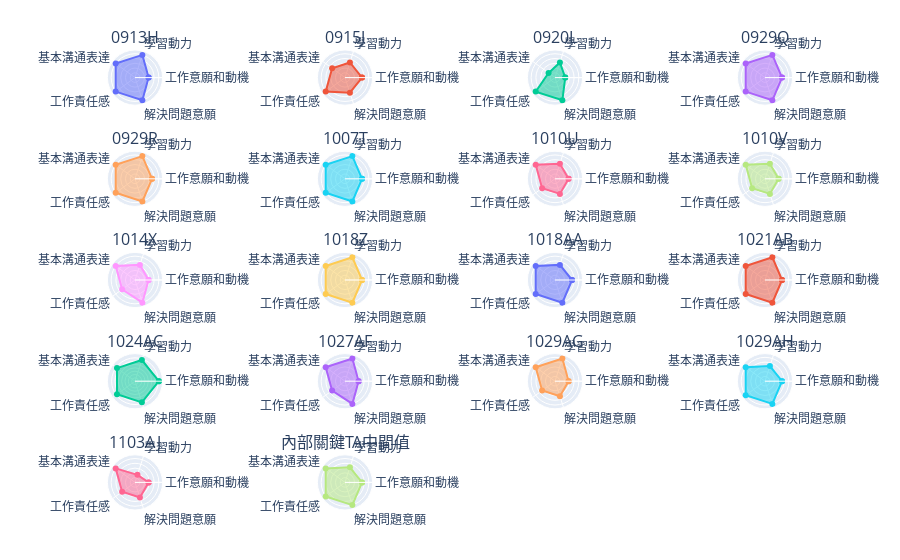

Write notebook code for a chart like this one.
### Code cell
print("外部關鍵TA雷達圖")
radar_df = outside_ta_df.copy()
radar_df = pd.concat([radar_df, get_median_df(outside_ta_df, ta=True)], axis=0, ignore_index= True)
generate_radar_charts(radar_df, radar_features, charts_per_row=4)

### Figure 1 — Plotly figure (JSON) as saved in the notebook; plotly's stock layout.template omitted (floating-point values rounded to 4 significant figures)
{"data": [{"fill": "toself", "name": "0913H", "r": [0.5714, 1, 1, 1, 1, 0.5714], "showlegend": false, "subplot": "polar", "theta": ["工作意願和動機", "學習動力", "基本溝通表達", "工作責任感", "解決問題意願", "工作意願和動機"], "type": "scatterpolar"}, {"fill": "toself", "name": "0915J", "r": [0.7143, 0.6667, 0.6667, 1, 0.6667, 0.7143], "showlegend": false, "subplot": "polar2", "theta": ["工作意願和動機", "學習動力", "基本溝通表達", "工作責任感", "解決問題意願", "工作意願和動機"], "type": "scatterpolar"}, {"fill": "toself", "name": "0920L", "r": [0.4286, 0.6667, 0.3333, 1, 1, 0.4286], "showlegend": false, "subplot": "polar3", "theta": ["工作意願和動機", "學習動力", "基本溝通表達", "工作責任感", "解決問題意願", "工作意願和動機"], "type": "scatterpolar"}, {"fill": "toself", "name": "0929Q", "r": [0.7143, 1, 1, 1, 1, 0.7143], "showlegend": false, "subplot": "polar4", "theta": ["工作意願和動機", "學習動力", "基本溝通表達", "工作責任感", "解決問題意願", "工作意願和動機"], "type": "scatterpolar"}, {"fill": "toself", "name": "0929R", "r": [0.7143, 1, 1, 1, 1, 0.7143], "showlegend": false, "subplot": "polar5", "theta": ["工作意願和動機", "學習動力", "基本溝通表達", "工作責任感", "解決問題意願", "工作意願和動機"], "type": "scatterpolar"}, {"fill": "toself", "name": "1007T", "r": [0.7143, 1, 1, 1, 1, 0.7143], "showlegend": false, "subplot": "polar6", "theta": ["工作意願和動機", "學習動力", "基本溝通表達", "工作責任感", "解決問題意願", "工作意願和動機"], "type": "scatterpolar"}, {"fill": "toself", "name": "1010U", "r": [0.5714, 0.6667, 1, 0.6667, 0.6667, 0.5714], "showlegend": false, "subplot": "polar7", "theta": ["工作意願和動機", "學習動力", "基本溝通表達", "工作責任感", "解決問題意願", "工作意願和動機"], "type": "scatterpolar"}, {"fill": "toself", "name": "1010V", "r": [0.5714, 0.6667, 1, 0.6667, 0.6667, 0.5714], "showlegend": false, "subplot": "polar8", "theta": ["工作意願和動機", "學習動力", "基本溝通表達", "工作責任感", "解決問題意願", "工作意願和動機"], "type": "scatterpolar"}, {"fill": "toself", "name": "1014X", "r": [0.5714, 0.6667, 1, 0.6667, 1, 0.5714], "showlegend": false, "subplot": "polar9", "theta": ["工作意願和動機", "學習動力", "基本溝通表達", "工作責任感", "解決問題意願", "工作意願和動機"], "type": "scatterpolar"}, {"fill": "toself", "name": "1018Z", "r": [0.7143, 1, 1, 1, 1, 0.7143], "showlegend": false, "subplot": "polar10", "theta": ["工作意願和動機", "學習動力", "基本溝通表達", "工作責任感", "解決問題意願", "工作意願和動機"], "type": "scatterpolar"}, {"fill": "toself", "name": "1018AA", "r": [0.7143, 0.6667, 1, 1, 1, 0.7143], "showlegend": false, "subplot": "polar11", "theta": ["工作意願和動機", "學習動力", "基本溝通表達", "工作責任感", "解決問題意願", "工作意願和動機"], "type": "scatterpolar"}, {"fill": "toself", "name": "1021AB", "r": [0.7143, 1, 1, 1, 1, 0.7143], "showlegend": false, "subplot": "polar12", "theta": ["工作意願和動機", "學習動力", "基本溝通表達", "工作責任感", "解決問題意願", "工作意願和動機"], "type": "scatterpolar"}, {"fill": "toself", "name": "1024AC", "r": [0.7143, 0.6667, 0.6667, 0.6667, 0.6667, 0.7143], "showlegend": false, "subplot": "polar13", "theta": ["工作意願和動機", "學習動力", "基本溝通表達", "工作責任感", "解決問題意願", "工作意願和動機"], "type": "scatterpolar"}, {"fill": "toself", "name": "1027AF", "r": [0.5714, 1, 1, 0.6667, 1, 0.5714], "showlegend": false, "subplot": "polar14", "theta": ["工作意願和動機", "學習動力", "基本溝通表達", "工作責任感", "解決問題意願", "工作意願和動機"], "type": "scatterpolar"}, {"fill": "toself", "name": "1029AG", "r": [0.5714, 1, 1, 0.6667, 0.6667, 0.5714], "showlegend": false, "subplot": "polar15", "theta": ["工作意願和動機", "學習動力", "基本溝通表達", "工作責任感", "解決問題意願", "工作意願和動機"], "type": "scatterpolar"}, {"fill": "toself", "name": "1029AH", "r": [0.7143, 0.6667, 1, 1, 1, 0.7143], "showlegend": false, "subplot": "polar16", "theta": ["工作意願和動機", "學習動力", "基本溝通表達", "工作責任感", "解決問題意願", "工作意願和動機"], "type": "scatterpolar"}, {"fill": "toself", "name": "1103AJ", "r": [0.5714, 0.3333, 1, 0.6667, 0.6667, 0.5714], "showlegend": false, "subplot": "polar17", "theta": ["工作意願和動機", "學習動力", "基本溝通表達", "工作責任感", "解決問題意願", "工作意願和動機"], "type": "scatterpolar"}, {"fill": "toself", "name": "內部關鍵TA中間值", "r": [0.7143, 0.6667, 1, 1, 1, 0.7143], "showlegend": false, "subplot": "polar18", "theta": ["工作意願和動機", "學習動力", "基本溝通表達", "工作責任感", "解決問題意願", "工作意願和動機"], "type": "scatterpolar"}], "layout": {"annotations": [{"font": {"size": 16}, "showarrow": false, "text": "0913H", "x": 0.05, "xanchor": "center", "xref": "paper", "y": 1, "yanchor": "bottom", "yref": "paper"}, {"font": {"size": 16}, "showarrow": false, "text": "0915J", "x": 0.35, "xanchor": "center", "xref": "paper", "y": 1, "yanchor": "bottom", "yref": "paper"}, {"font": {"size": 16}, "showarrow": false, "text": "0920L", "x": 0.65, "xanchor": "center", "xref": "paper", "y": 1, "yanchor": "bottom", "yref": "paper"}, {"font": {"size": 16}, "showarrow": false, "text": "0929Q", "x": 0.95, "xanchor": "center", "xref": "paper", "y": 1, "yanchor": "bottom", "yref": "paper"}, {"font": {"size": 16}, "showarrow": false, "text": "0929R", "x": 0.05, "xanchor": "center", "xref": "paper", "y": 0.78, "yanchor": "bottom", "yref": "paper"}, {"font": {"size": 16}, "showarrow": false, "text": "1007T", "x": 0.35, "xanchor": "center", "xref": "paper", "y": 0.78, "yanchor": "bottom", "yref": "paper"}, {"font": {"size": 16}, "showarrow": false, "text": "1010U", "x": 0.65, "xanchor": "center", "xref": "paper", "y": 0.78, "yanchor": "bottom", "yref": "paper"}, {"font": {"size": 16}, "showarrow": false, "text": "1010V", "x": 0.95, "xanchor": "center", "xref": "paper", "y": 0.78, "yanchor": "bottom", "yref": "paper"}, {"font": {"size": 16}, "showarrow": false, "text": "1014X", "x": 0.05, "xanchor": "center", "xref": "paper", "y": 0.56, "yanchor": "bottom", "yref": "paper"}, {"font": {"size": 16}, "showarrow": false, "text": "1018Z", "x": 0.35, "xanchor": "center", "xref": "paper", "y": 0.56, "yanchor": "bottom", "yref": "paper"}, {"font": {"size": 16}, "showarrow": false, "text": "1018AA", "x": 0.65, "xanchor": "center", "xref": "paper", "y": 0.56, "yanchor": "bottom", "yref": "paper"}, {"font": {"size": 16}, "showarrow": false, "text": "1021AB", "x": 0.95, "xanchor": "center", "xref": "paper", "y": 0.56, "yanchor": "bottom", "yref": "paper"}, {"font": {"size": 16}, "showarrow": false, "text": "1024AC", "x": 0.05, "xanchor": "center", "xref": "paper", "y": 0.34, "yanchor": "bottom", "yref": "paper"}, {"font": {"size": 16}, "showarrow": false, "text": "1027AF", "x": 0.35, "xanchor": "center", "xref": "paper", "y": 0.34, "yanchor": "bottom", "yref": "paper"}, {"font": {"size": 16}, "showarrow": false, "text": "1029AG", "x": 0.65, "xanchor": "center", "xref": "paper", "y": 0.34, "yanchor": "bottom", "yref": "paper"}, {"font": {"size": 16}, "showarrow": false, "text": "1029AH", "x": 0.95, "xanchor": "center", "xref": "paper", "y": 0.34, "yanchor": "bottom", "yref": "paper"}, {"font": {"size": 16}, "showarrow": false, "text": "1103AJ", "x": 0.05, "xanchor": "center", "xref": "paper", "y": 0.12, "yanchor": "bottom", "yref": "paper"}, {"font": {"size": 16}, "showarrow": false, "text": "內部關鍵TA中間值", "x": 0.35, "xanchor": "center", "xref": "paper", "y": 0.12, "yanchor": "bottom", "yref": "paper"}], "autosize": true, "margin": {"b": 50, "l": 100, "r": 100, "t": 50}, "polar": {"angularaxis": {"type": "category"}, "domain": {"x": [0, 0.1], "y": [0.88, 1]}, "radialaxis": {"autorange": true, "range": [0, 1.089], "showticklabels": false, "type": "linear"}}, "polar10": {"angularaxis": {"type": "category"}, "domain": {"x": [0.3, 0.4], "y": [0.44, 0.56]}, "radialaxis": {"autorange": true, "range": [0, 1.089], "showticklabels": false, "type": "linear"}}, "polar11": {"angularaxis": {"type": "category"}, "domain": {"x": [0.6, 0.7], "y": [0.44, 0.56]}, "radialaxis": {"autorange": true, "range": [0, 1.089], "showticklabels": false, "type": "linear"}}, "polar12": {"angularaxis": {"type": "category"}, "domain": {"x": [0.9, 1], "y": [0.44, 0.56]}, "radialaxis": {"autorange": true, "range": [0, 1.089], "showticklabels": false, "type": "linear"}}, "polar13": {"angularaxis": {"type": "category"}, "domain": {"x": [0, 0.1], "y": [0.22, 0.34]}, "radialaxis": {"autorange": true, "range": [0, 0.7778], "showticklabels": false, "type": "linear"}}, "polar14": {"angularaxis": {"type": "category"}, "domain": {"x": [0.3, 0.4], "y": [0.22, 0.34]}, "radialaxis": {"autorange": true, "range": [0, 1.089], "showticklabels": false, "type": "linear"}}, "polar15": {"angularaxis": {"type": "category"}, "domain": {"x": [0.6, 0.7], "y": [0.22, 0.34]}, "radialaxis": {"autorange": true, "range": [0, 1.089], "showticklabels": false, "type": "linear"}}, "polar16": {"angularaxis": {"type": "category"}, "domain": {"x": [0.9, 1], "y": [0.22, 0.34]}, "radialaxis": {"autorange": true, "range": [0, 1.089], "showticklabels": false, "type": "linear"}}, "polar17": {"angularaxis": {"type": "category"}, "domain": {"x": [0, 0.1], "y": [0, 0.12]}, "radialaxis": {"autorange": true, "range": [0, 1.089], "showticklabels": false, "type": "linear"}}, "polar18": {"angularaxis": {"type": "category"}, "domain": {"x": [0.3, 0.4], "y": [0, 0.12]}, "radialaxis": {"autorange": true, "range": [0, 1.089], "showticklabels": false, "type": "linear"}}, "polar19": {"domain": {"x": [0.6, 0.7], "y": [0, 0.12]}}, "polar2": {"angularaxis": {"type": "category"}, "domain": {"x": [0.3, 0.4], "y": [0.88, 1]}, "radialaxis": {"autorange": true, "range": [0, 1.089], "showticklabels": false, "type": "linear"}}, "polar20": {"domain": {"x": [0.9, 1], "y": [0, 0.12]}}, "polar3": {"angularaxis": {"type": "category"}, "domain": {"x": [0.6, 0.7], "y": [0.88, 1]}, "radialaxis": {"autorange": true, "range": [0, 1.089], "showticklabels": false, "type": "linear"}}, "polar4": {"angularaxis": {"type": "category"}, "domain": {"x": [0.9, 1], "y": [0.88, 1]}, "radialaxis": {"autorange": true, "range": [0, 1.089], "showticklabels": false, "type": "linear"}}, "polar5": {"angularaxis": {"type": "category"}, "domain": {"x": [0, 0.1], "y": [0.66, 0.78]}, "radialaxis": {"autorange": true, "range": [0, 1.089], "showticklabels": false, "type": "linear"}}, "polar6": {"angularaxis": {"type": "category"}, "domain": {"x": [0.3, 0.4], "y": [0.66, 0.78]}, "radialaxis": {"autorange": true, "range": [0, 1.089], "showticklabels": false, "type": "linear"}}, "polar7": {"angularaxis": {"type": "category"}, "domain": {"x": [0.6, 0.7], "y": [0.66, 0.78]}, "radialaxis": {"autorange": true, "range": [0, 1.089], "showticklabels": false, "type": "linear"}}, "polar8": {"angularaxis": {"type": "category"}, "domain": {"x": [0.9, 1], "y": [0.66, 0.78]}, "radialaxis": {"autorange": true, "range": [0, 1.089], "showticklabels": false, "type": "linear"}}, "polar9": {"angularaxis": {"type": "category"}, "domain": {"x": [0, 0.1], "y": [0.44, 0.56]}, "radialaxis": {"autorange": true, "range": [0, 1.089], "showticklabels": false, "type": "linear"}}}}
